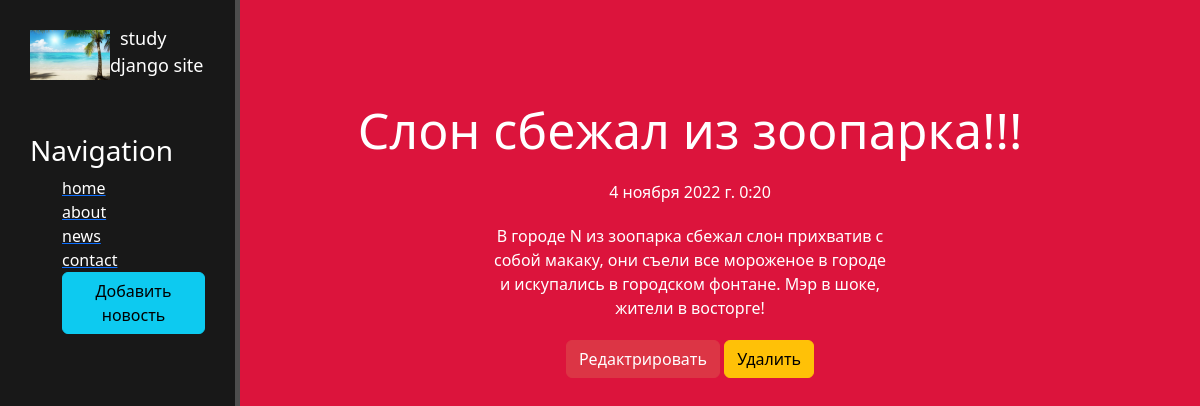
The page /news/2 on the database its author committed.
### news/models.py (models this page shows, shortened)
class Articles(models.Model):
    title = models.CharField('Название', max_length=50)
    anons = models.CharField('Анонс', max_length=250)
    full_text = models.TextField('Статья')
    date = models.DateTimeField('Дата публикации')
    class Meta:
        verbose_name = 'Новость'
        verbose_name_plural = 'Новости'

### news/views.py (the view)
# urls.py: path('<int:pk>', views.NewsDetailView.as_view(), name='news-detail'),
class NewsDetailView(DetailView):
    model = Articles
    template_name = 'news/details_view.html'
    context_object_name = 'article'

### news/templates/news/details_view.html (shortened to what this page needs)
{% extends 'main/layout.html' %}
{% block content %}
    <div class="features">
        <h1>{{ article.title }}</h1>
        <p>{{ article.date }}</p>
        <p>{{ article.full_text }}</p>
        <a href="{% url 'news-update' article.id %}" class="btn btn-danger">Редактрировать</a>
        <a href="{% url 'news-delete' article.id %}" class="btn btn-warning">Удалить</a>
    </div>
{% endblock %}

### main/static/main/css/main.css (style rules this page uses)
body { background: crimson; }
main .features { float: left; color: #fff; margin-top: 100px; text-align: center; width: 75%; }
main .features h1 { font-size: 50px }
main .features p { max-width: 400px; margin: 20px auto }

### rows shown on the page
Articles: title "Слон сбежал из зоопарка!!!", date "4 ноября 2022 г. 0:20", full_text "В городе N из зоопарка сбежал слон прихватив с собой макаку, они съели все мороженое в городе и искупались в городском фонтане. Мэр в шоке, жители в восторге!"
